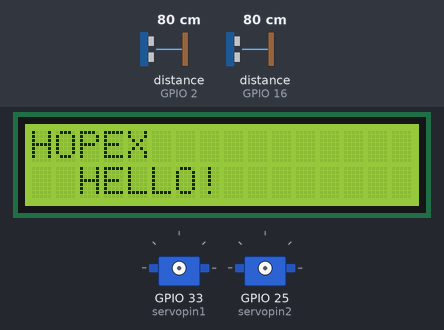
Bench run of a sketch on a simulated ESP32. Shown: 16×2 character LCD, 2 × servo. Wiring (inferred from the names in the program): 2 × ultrasonic range finder: trigger GPIO 4, echo GPIO 16 / trigger GPIO 15, echo GPIO 2. Inputs (shaded band) come from the test bench; at power-on: distance to the obstacle (sensors on GPIO 2, GPIO 16) 80 cm. The echo pulse lasts 58.3 µs per cm.

Above: at 3.1 s.
At 6.1 s:
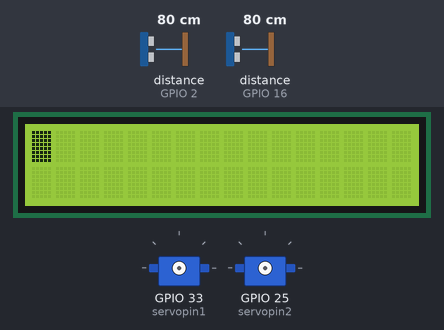
11.3 s: distance to the obstacle (sensor on GPIO 2) set to 6 cm
12.8 s: distance to the obstacle (sensor on GPIO 2) set to 3 cm
At 27.9 s:
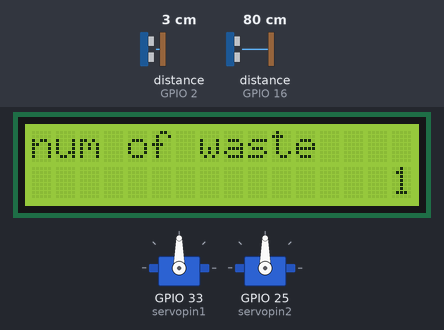
At 29.4 s:
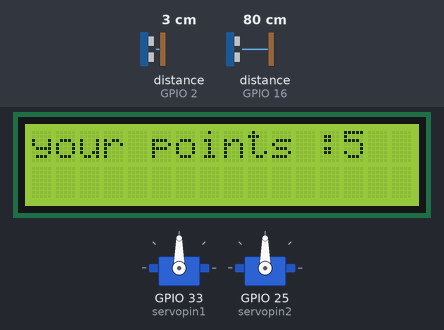
Timing chart, 0 to 29.7 s (numbered marks = the images above; inputs shaded):
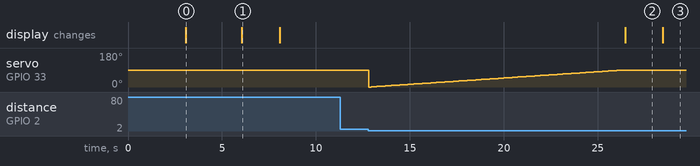

The sketch:

HOPEX.ino
```cpp
#include <ESP32Servo.h>
#include <LiquidCrystal.h>
LiquidCrystal lcd(2,16,21,3,1,22);

#define ECHO_PIN 2
#define TRIG_PIN 15

#define ECHO_PIN2 16
#define TRIG_PIN2 4

const int servopin1 = 33;
const int servopin2 = 25;

Servo servo1;
Servo servo2;

int8_t counter = 0;
int8_t points= 0;
float distance;
float distance2 ;
void setup() {
  lcd.begin(16, 2);
  lcd.print("HOPEX");
  delay(3000);
  lcd.setCursor(2, 1);
  lcd.print("HELLO!");
  delay(3000);
  lcd.clear();
  lcd.blink();
  delay(2000);
  lcd.noBlink();
  delay(2000);
  lcd.clear();
  servo1.attach(servopin1, 500, 2400);
  servo2.attach(servopin2, 500, 2400);

  pinMode(TRIG_PIN, OUTPUT);
  pinMode(ECHO_PIN, INPUT);

  pinMode(TRIG_PIN2, OUTPUT);
  pinMode(ECHO_PIN2, INPUT);
}
void Counter(int x){

  lcd.print("num of waste");
  lcd.setCursor(15, 1);
  lcd.print(counter);
  delay(2000);
  lcd.clear();
  points =counter*x;
  lcd.print("your points :");
  lcd.print(points);
  delay(2000);
  lcd.clear();

}

float readDistanceCMcans() {
  digitalWrite(TRIG_PIN, LOW);
  delayMicroseconds(2);
  digitalWrite(TRIG_PIN, HIGH);
  delayMicroseconds(10);
  digitalWrite(TRIG_PIN, LOW);
  int duration = pulseIn(ECHO_PIN, HIGH);
  return duration * 0.034 / 2;
}

float readDistanceCMbottels() {
  digitalWrite(TRIG_PIN2, LOW);
  delayMicroseconds(2);
  digitalWrite(TRIG_PIN2, HIGH);
  delayMicroseconds(10);
  digitalWrite(TRIG_PIN2, LOW);
  int duration = pulseIn(ECHO_PIN2, HIGH);
  return duration * 0.034 / 2;
}
int pos = 0;

void loop() {
distance = readDistanceCMcans();
   if(distance <= 4){
    for (pos = 0; pos <= 90; pos += 1) {
      servo1.write(pos);
      delay(150);


    }
    counter = counter+1;
    lcd.clear();
    Counter(5);
    delay(1000);

  for (pos = 90; pos >= 0; pos -= 1) {
    servo1.write(pos);
    delay(150); }
  }

float distance2 = readDistanceCMbottels();
   if(distance <= 4){
    for (pos = 0; pos <= 90; pos += 1) {
      servo1.write(pos);
      delay(150);
      }
    counter = counter+1;
    lcd.clear();
    Counter(5);
    delay(1000);

  for (pos = 90; pos >= 0; pos -= 1) {
    servo1.write(pos);
    delay(150);
     }
     }
  }
```

Measured:
- the behaviour switches between 5 and 4 cm on distance to the obstacle (sensor on GPIO 2) (found by bisection; images 1 and 2)
- after the input at 11.3 s, every drawn part: stays the same
- after the input at 12.8 s, servo on GPIO 33 (servopin1): 90° → 0° at once, → 1° 0.15 s later, → 2° 0.15 s later, → 3° 0.15 s later, … (91 changes in this stretch); the display: changes after 13.7 s (image 2)
- what the display in image 0 shows lasts 3.0 s, from 3.1 s to 6.1 s
- what the display in image 1 shows lasts 2.0 s, from 6.1 s to 8.1 s
